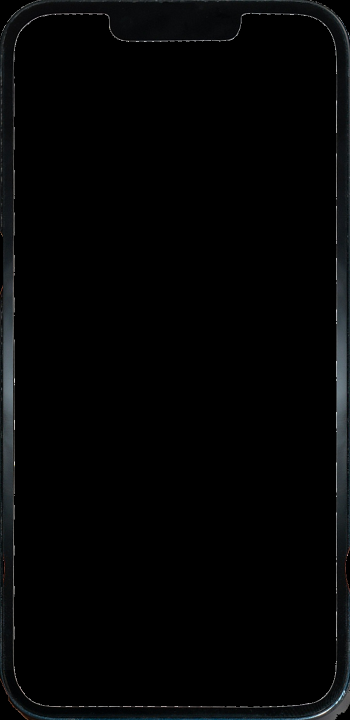
#> input picture scripts/showcase-sources/cashbell-v2/hardware/photographed-phone.png, 700 x 1440 px (shown at 1/2 size)
$ python -i render-cashbell-reference.py   (imports and definitions only)
#> lines starting #> are read from the running program, lines starting #| are printed output that depends on the picture
"""Silent CashBell film: photographic phone hardware and native dark Flutter UI.

Reference language: macro pull-backs, screen-to-card continuity, paired phones,
real UI selections and a three-screen closing spread. No generated hardware.
"""
import argparse
from functools import lru_cache
import json
import math
from pathlib import Path
import subprocess

import numpy as np
from PIL import Image, ImageDraw, ImageEnhance, ImageFilter, ImageFont, ImageOps

ROOT=Path(__file__).resolve().parents[1]
SOURCE=ROOT/'scripts/showcase-sources/cashbell-v2'
SCREENS=SOURCE/'screens'
MEDIA=ROOT/'src/showcases'
W,H,FPS,FRAMES=1440,1080,60,2160
INK,MUTE,LIME='#f3f5ed','#a0b29e','#b8f53a'
TIMES=[0,3.6,7.2,11.5,16,20.5,25,29.2,33,36]
# [1 line that did not run here, left out]
# [1 line that did not run here, left out]
# [2 lines not run here, left out]
FONT=ROOT/'scripts/showcase-sources/fonts/DM-Sans.ttf'


def ease(x):
    x=max(0,min(1,x));return x*x*x*(x*(x*6-15)+10)


def mix(a,b,x):return a+(b-a)*x


@lru_cache(maxsize=30)
def font(size,weight=500):
    f=ImageFont.truetype(str(FONT),size);f.set_variation_by_axes([32,weight]);return f


@lru_cache(maxsize=20)
def screen(name):return Image.open(SCREENS/(name+'.png')).convert('RGBA')


def canvas_ui(image):
    # Real UI fits below the physical camera notch, without cropping any control.
    fitted=ImageOps.fit(image,(860,1760),Image.Resampling.LANCZOS)
    canvas=Image.new('RGBA',(860,1860),image.getpixel((0,0)))
    canvas.alpha_composite(fitted,(0,100));return canvas


# [43 lines left out: functions homography, warp, make_device, backdrop, label, paste, not called in this run]


SHADOW=Image.new('RGBA',(700,130))
#> SHADOW: PIL image 700x130 RGBA; every value is 0
# [1 line not run here, left out]
SHADOW=SHADOW.filter(ImageFilter.GaussianBlur(24))


# [9 lines left out: function place_device, not called in this run]


# [1 line that did not run here, left out]


# [31 lines left out: functions card_quad, native_card, flyout, not called in this run]


def photographed_scene(image,size=(W,H),portrait=False):
#> called with size = (1440, 1080), portrait = False
    original=Image.open(SOURCE/'hardware/hand-dark.jpg').convert('RGB')
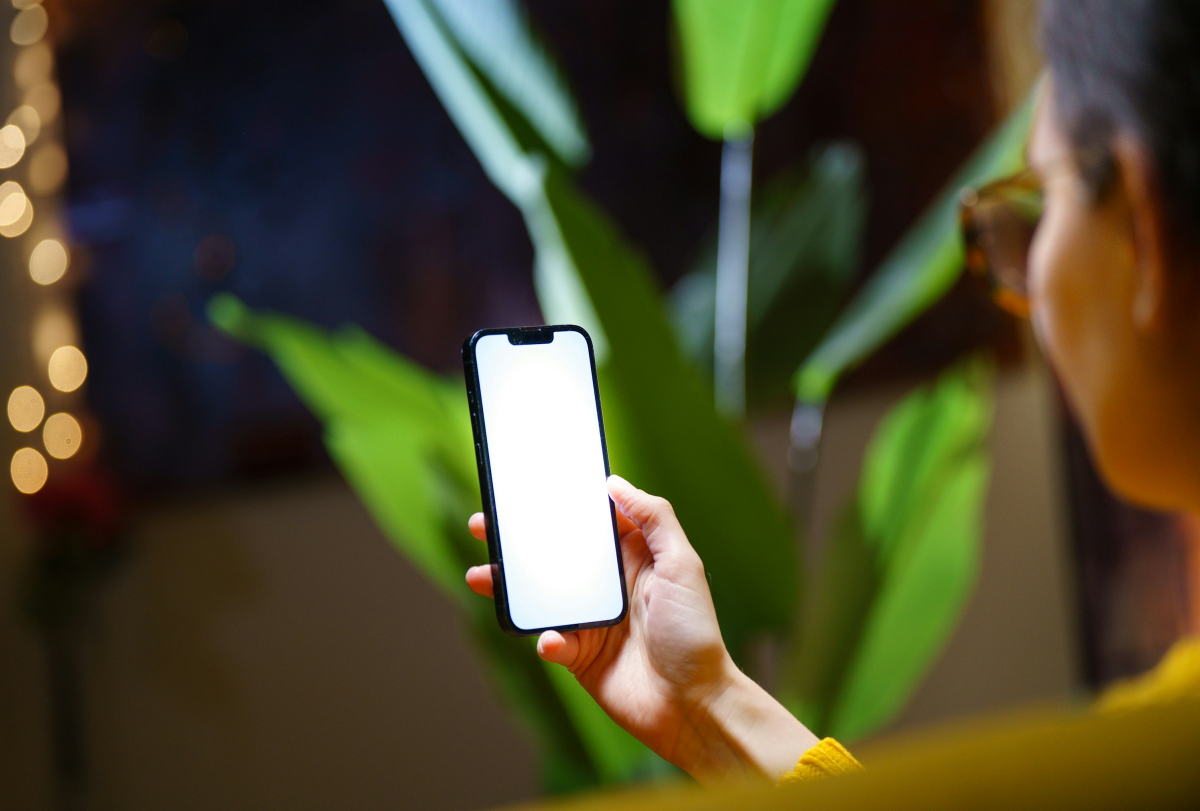
#> input picture scripts/showcase-sources/cashbell-v2/hardware/hand-dark.jpg, 2400 x 1622 px (shown at 1/2 size)
#> original is the input picture: PIL image 2400x1622 RGB; mean R, G, B 75.9, 72, 43.9
    # Grade the photographed room first; native UI is composited afterwards.
    photo=ImageEnhance.Brightness(original).enhance(.60).convert('RGBA')
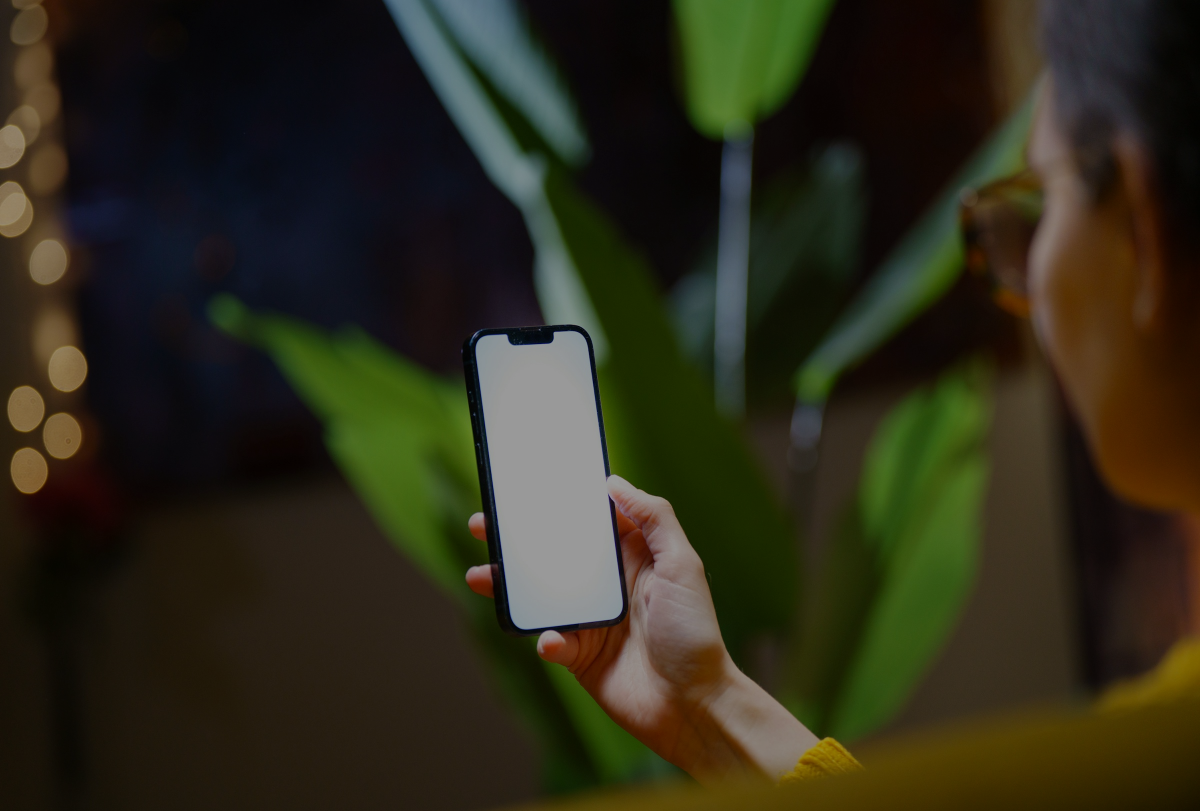
#> photo: PIL image 2400x1622 RGBA (shown at 1/2 size); mean R, G, B, A 45.2, 42.8, 26, 255
    ui=warp(canvas_ui(image),photo.size,SCENE['screen'])
    hole=Image.open(SOURCE/'hardware/scene-display-mask.png').convert('L')
    photo=Image.composite(ui,photo,hole)
    bounds=(750,430,1450,1524) if portrait else SCENE['crop']
    return ImageOps.fit(photo.crop(bounds),size,Image.Resampling.LANCZOS)


class SourceVideo:
    def __init__(self,ffmpeg):
        self.process=subprocess.Popen([ffmpeg,'-hide_banner','-loglevel','error','-ss','3.49','-i',str(ROOT/'scripts/showcase-sources/recordings/cashbell.mp4'),'-t','4.3','-vf',f'fps={FPS}','-f','rawvideo','-pix_fmt','rgb24','pipe:1'],stdout=subprocess.PIPE)
    def read(self):
        data=self.process.stdout.read(430*880*3)
        return Image.frombytes('RGB',(430,880),data).convert('RGBA') if len(data)==430*880*3 else None
    def close(self):
        self.process.stdout.read();self.process.stdout.close()
        if self.process.wait():raise RuntimeError('Native UI recording could not be decoded')


class Film:
    # [115 lines left out: functions __init__, scene, frame, main, not called in this run]


# [1 line not run here, left out]

>>> import cv2
>>> picture = cv2.imread('showcase-sources/cashbell-v2/hardware/photographed-phone.png', cv2.IMREAD_GRAYSCALE)
#> (the run stopped early here; a loop or call above may not have finished)
